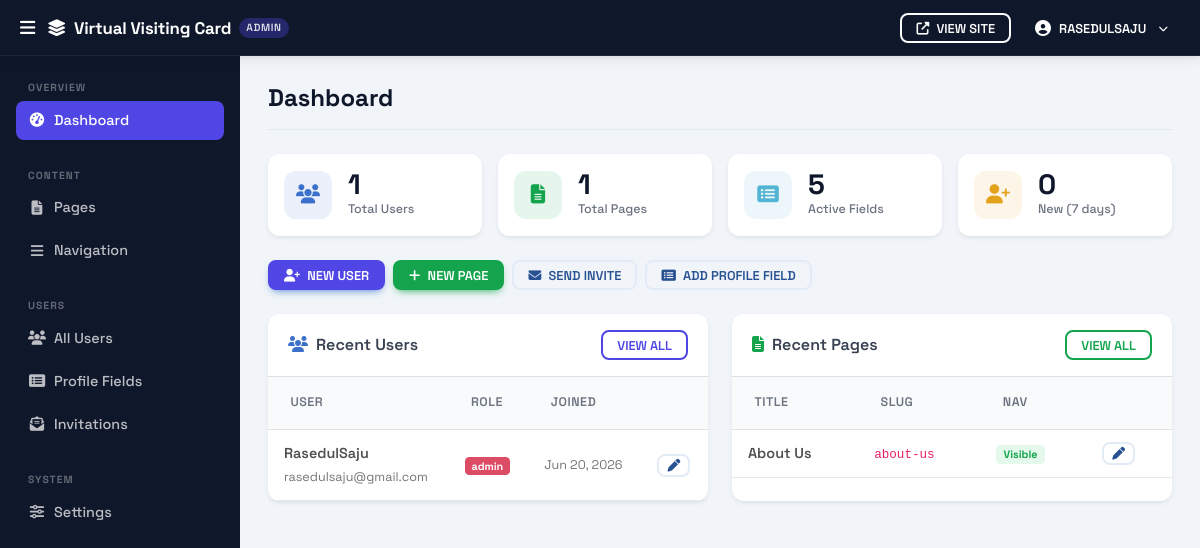
The app's page /admin/ (signed in) with its own data.
### tables this page shows
CREATE TABLE `users` (
  `id`                INT UNSIGNED                    NOT NULL AUTO_INCREMENT,
  `username`          VARCHAR(50)                     NOT NULL,
  `full_name`         VARCHAR(150)                    NULL,
  `email`             VARCHAR(150)                    NOT NULL,
  `password_hash`     VARCHAR(255)                    NOT NULL,
  `role`              ENUM('user','admin','superadmin') NOT NULL DEFAULT 'user',
  `account_status`    ENUM('active','resigned')       NOT NULL DEFAULT 'active',
  `can_edit_profile`  TINYINT(1)                      NOT NULL DEFAULT 1,
  `meta_robots`       VARCHAR(20)                     NOT NULL DEFAULT 'index,follow',
  `show_in_directory` TINYINT(1)                      NOT NULL DEFAULT 1,
  `profile_image`     VARCHAR(255)                    NOT NULL DEFAULT 'default-avatar.png',
  `bio`               TEXT,
  `reset_token`       VARCHAR(64)                     NULL DEFAULT NULL,
  `reset_expires`     DATETIME                        NULL DEFAULT NULL,
  `created_at`        DATETIME                        NOT NULL DEFAULT CURRENT_TIMESTAMP,
  PRIMARY KEY (`id`),
  UNIQUE KEY `uq_username` (`username`),
  UNIQUE KEY `uq_email`    (`email`)
);

CREATE TABLE `pages` (
  `id`          INT UNSIGNED NOT NULL AUTO_INCREMENT,
  `slug`        VARCHAR(200) NOT NULL,
  `title`       VARCHAR(300) NOT NULL,
  `content`     LONGTEXT,
  `show_in_nav` TINYINT(1)   NOT NULL DEFAULT 0,
  `nav_order`   INT          NOT NULL DEFAULT 0,
  `meta_robots` VARCHAR(20)  NOT NULL DEFAULT 'index,follow',
  `updated_at`  DATETIME     NOT NULL DEFAULT CURRENT_TIMESTAMP
                             ON UPDATE CURRENT_TIMESTAMP,
  PRIMARY KEY (`id`),
  UNIQUE KEY `uq_slug` (`slug`)
);

### helpers.php (called while the page is built, shortened)
<?php
function e(string $s): string
{
    return htmlspecialchars($s, ENT_QUOTES | ENT_HTML5, 'UTF-8');
}
function isSuperAdmin(): bool
{
    return isset($_SESSION['role']) && $_SESSION['role'] === 'superadmin';
}

### admin/index.php (the view, shortened to what this page needs)
<?php
require_once __DIR__ . '/../helpers.php';
$pdo = getDB();
$userVisibilityWhere = isSuperAdmin() ? '' : "WHERE role != 'superadmin'";
$totalUsers  = (int)$pdo->query("SELECT COUNT(*) FROM users $userVisibilityWhere")->fetchColumn();
$totalPages  = (int)$pdo->query("SELECT COUNT(*) FROM pages")->fetchColumn();
$totalFields = (int)$pdo->query("SELECT COUNT(*) FROM profile_fields WHERE is_active = 1")->fetchColumn();
$newUsers7dWhere = $userVisibilityWhere !== ''
    ? "$userVisibilityWhere AND created_at >= DATE_SUB(NOW(), INTERVAL 7 DAY)"
    : "WHERE created_at >= DATE_SUB(NOW(), INTERVAL 7 DAY)";
$newUsers7d  = (int)$pdo->query(
    "SELECT COUNT(*) FROM users $newUsers7dWhere"
)->fetchColumn();
$recentUsersWhere = $userVisibilityWhere;
$recentUsers = $pdo->query(
    "SELECT id, username, email, role, created_at FROM users $recentUsersWhere ORDER BY created_at DESC LIMIT 6"
)->fetchAll();
$recentPages = $pdo->query(
    "SELECT id, slug, title, show_in_nav, updated_at FROM pages ORDER BY updated_at DESC LIMIT 6"
)->fetchAll();
require_once __DIR__ . '/layout_header.php';
?>
<div class="row g-3 mb-4">
    <?php
    $stats = [
        ['icon' => 'fas fa-users',    'color' => 'primary', 'value' => $totalUsers,  'label' => 'Total Users',      'link' => BASE_URL . 'admin/users/'],
        ['icon' => 'fas fa-file-alt', 'color' => 'success', 'value' => $totalPages,  'label' => 'Total Pages',      'link' => BASE_URL . 'admin/pages/'],
        ['icon' => 'fas fa-list-alt', 'color' => 'info',    'value' => $totalFields, 'label' => 'Active Fields',    'link' => BASE_URL . 'admin/fields/'],
        ['icon' => 'fas fa-user-plus','color' => 'warning', 'value' => $newUsers7d,  'label' => 'New (7 days)',     'link' => BASE_URL . 'admin/users/'],
    ];
    foreach ($stats as $s):
    ?>
    <div class="col-6 col-xl-3">
        <a href="<?= $s['link'] ?>" class="text-decoration-none">
            <div class="card border-0 shadow-sm stat-card stat-card--<?= $s['color'] ?>">
                <div class="card-body d-flex align-items-center gap-3 p-3">
                    <div class="stat-icon bg-<?= $s['color'] ?> bg-opacity-10 text-<?= $s['color'] ?>">
                        <i class="<?= $s['icon'] ?>"></i>
                    </div>
                    <div>
                        <div class="stat-value"><?= $s['value'] ?></div>
                        <div class="stat-label"><?= $s['label'] ?></div>
                    </div>
                </div>
            </div>
        </a>
    </div>
    <?php endforeach; ?>
</div>
<div class="d-flex gap-2 flex-wrap mb-4">
    <a href="<?= BASE_URL ?>admin/users/create.php" class="btn btn-primary btn-sm">
        <i class="fas fa-user-plus me-1"></i> New User
    </a>
    <a href="<?= BASE_URL ?>admin/pages/create.php" class="btn btn-success btn-sm">
        <i class="fas fa-plus me-1"></i> New Page
    </a>
    <a href="<?= BASE_URL ?>admin/invitations/" class="btn btn-outline-secondary btn-sm">
        <i class="fas fa-envelope me-1"></i> Send Invite
    </a>
    <a href="<?= BASE_URL ?>admin/fields/create.php" class="btn btn-outline-secondary btn-sm">
        <i class="fas fa-list-alt me-1"></i> Add Profile Field
    </a>
</div>
<div class="row g-4">
    <div class="col-lg-6">
        <div class="card border-0 shadow-sm h-100">
            <div class="card-header bg-transparent border-bottom d-flex justify-content-between align-items-center">
                <span class="fw-semibold"><i class="fas fa-users me-2 text-primary"></i>Recent Users</span>
                <a href="<?= BASE_URL ?>admin/users/" class="btn btn-sm btn-outline-primary">View All</a>
            </div>
            <div class="table-responsive">
                <table class="table table-hover align-middle mb-0">
                    <thead class="table-light"><tr>
                        <th>User</th><th>Role</th><th>Joined</th><th></th>
                    </tr></thead>
                    <tbody>
                    <?php foreach ($recentUsers as $u): ?>
                    <tr>
                        <td>
                            <div class="fw-semibold"><?= e($u['username']) ?></div>
                            <small class="text-muted"><?= e($u['email']) ?></small>
                        </td>
                        <td><span class="badge <?= $u['role'] === 'admin' ? 'bg-danger' : 'bg-primary' ?>">
                            <?= e($u['role']) ?></span></td>
                        <td class="small text-muted"><?= date('M j, Y', strtotime($u['created_at'])) ?></td>
                        <td>
                            <a href="<?= BASE_URL ?>admin/users/edit.php?id=<?= (int)$u['id'] ?>"
                               class="btn btn-xs btn-outline-secondary btn-sm py-0 px-2">
                                <i class="fas fa-pen"></i>
                            </a>
                        </td>
                    </tr>
                    <?php endforeach; ?>
                    </tbody>
                </table>
            </div>
        </div>
    </div>
    <div class="col-lg-6">
        <div class="card border-0 shadow-sm h-100">
            <div class="card-header bg-transparent border-bottom d-flex justify-content-between align-items-center">
                <span class="fw-semibold"><i class="fas fa-file-alt me-2 text-success"></i>Recent Pages</span>
                <a href="<?= BASE_URL ?>admin/pages/" class="btn btn-sm btn-outline-success">View All</a>
            </div>
            <div class="table-responsive">
                <table class="table table-hover align-middle mb-0">
                    <thead class="table-light"><tr>
                        <th>Title</th><th>Slug</th><th>Nav</th><th></th>
                    </tr></thead>
                    <tbody>
                    <?php foreach ($recentPages as $p): ?>
                    <tr>
                        <td class="fw-semibold"><?= e($p['title']) ?></td>
                        <td><code class="small"><?= e($p['slug']) ?></code></td>
                        <td>
                            <?php if ($p['show_in_nav']): ?>
                                <span class="badge bg-success-subtle text-success">Visible</span>
                            <?php else: ?>
                                <span class="badge bg-secondary-subtle text-secondary">Hidden</span>
                            <?php endif; ?>
                        </td>
                        <td>
                            <a href="<?= BASE_URL ?>admin/pages/edit.php?id=<?= (int)$p['id'] ?>"
                               class="btn btn-xs btn-outline-secondary btn-sm py-0 px-2">
                                <i class="fas fa-pen"></i>
                            </a>
                        </td>
                    </tr>
                    <?php endforeach; ?>
                    </tbody>
                </table>
            </div>
        </div>
    </div>
</div>
<?php require_once __DIR__ . '/layout_footer.php'; ?>

### assets/css/custom.css (style rules this page uses)
:root { --cms-primary: #4f46e5; --cms-primary-dark: #3730a3; --cms-accent: #7c3aed; --cms-ink: #0f172a; --cms-body: #374151; --cms-muted: #6b7280; --cms-border: #e2e8f0; --cms-bg: #f8fafc; --cms-surface: #ffffff; --cms-radius: 12px; --cms-shadow: 0 2px 16px rgba(15, 23, 42, .08); --cms-shadow-lg: 0 8px 32px rgba(15, 23, 42, .12); --cms-font-display: 'Space Grotesk', system-ui, sans-serif; --cms-font-body: -apple-system, BlinkMacSystemFont, 'Segoe UI', system-ui, sans-serif; }
html { scroll-behavior: smooth; }
body { font-family: var(--cms-font-body); background-color: var(--cms-bg); color: var(--cms-body); min-height: 100vh; display: flex; flex-direction: column; }
.btn-primary { background: var(--cms-primary) !important; border-color: var(--cms-primary) !important; font-weight: 600; border-radius: 8px; }
.btn-outline-primary { color: var(--cms-primary) !important; border-color: var(--cms-primary) !important; }
.card { border-radius: var(--cms-radius) !important; box-shadow: var(--cms-shadow); }
.bg-success-subtle { background: rgba(34,197,94,.12) !important; }

### assets/css/admin.css (style rules this page uses)
:root { --adm-sidebar-w: 240px; --adm-topbar-h: 56px; --adm-sidebar-bg: #0f172a; --adm-sidebar-hover: rgba(255, 255, 255, .07); --adm-sidebar-active: #4f46e5; --adm-sidebar-text: rgba(255, 255, 255, .72); --adm-sidebar-label: rgba(255, 255, 255, .35); --adm-content-bg: #f1f5f9; --adm-card-bg: #ffffff; --adm-border: #e2e8f0; --adm-font: 'Space Grotesk', system-ui, sans-serif; }
.admin-body { background: var(--adm-content-bg); font-family: var(--adm-font); padding-top: var(--adm-topbar-h); min-height: 100vh; }
.admin-body .card { border-radius: 12px !important; background: var(--adm-card-bg); }
.admin-body .card-header { background: transparent; border-bottom-color: var(--adm-border); padding: 1rem 1.25rem; font-weight: 600; }
.stat-card { transition: transform .15s, box-shadow .15s; }
.stat-icon { width: 48px; height: 48px; border-radius: 12px; display: flex; align-items: center; justify-content: center; font-size: 1.2rem; flex-shrink: 0; }
.stat-value { font-size: 1.75rem; font-weight: 700; line-height: 1; color: #0f172a; font-family: var(--adm-font); }
.stat-label { font-size: .78rem; color: #6b7280; font-weight: 500; margin-top: 2px; }
.admin-body .table th { font-size: .78rem; font-weight: 600; letter-spacing: .04em; text-transform: uppercase; color: #6b7280; border-bottom-width: 1px; }
.admin-body .table td { vertical-align: middle; border-bottom-color: var(--adm-border); padding: .75rem 1rem; }
.admin-body .table-light th { background: #f8fafc; }
.admin-body .btn { border-radius: 8px; font-weight: 600; font-size: .875rem; }
.admin-body .btn-sm { font-size: .8rem; }

### records on screen
users: username "RasedulSaju", email "rasedulsaju@gmail.com", role "admin", created_at "Jun 20, 2026"
pages: title "About Us", slug "about-us", show_in_nav "Visible"

### other values on screen
siteName() "Virtual Visiting Card"
$_adminUser "RASEDULSAJU"
$label "Dashboard Pages Navigation All Users Profile Fields Invitations Settings"
$pageTitle "Dashboard"
$s['value'] "1"
$s['label'] "Total Users"
$s['label'] "Total Pages"
$s['value'] "5"
$s['label'] "Active Fields"
$s['value'] "0"
$s['label'] "New (7 days)"
